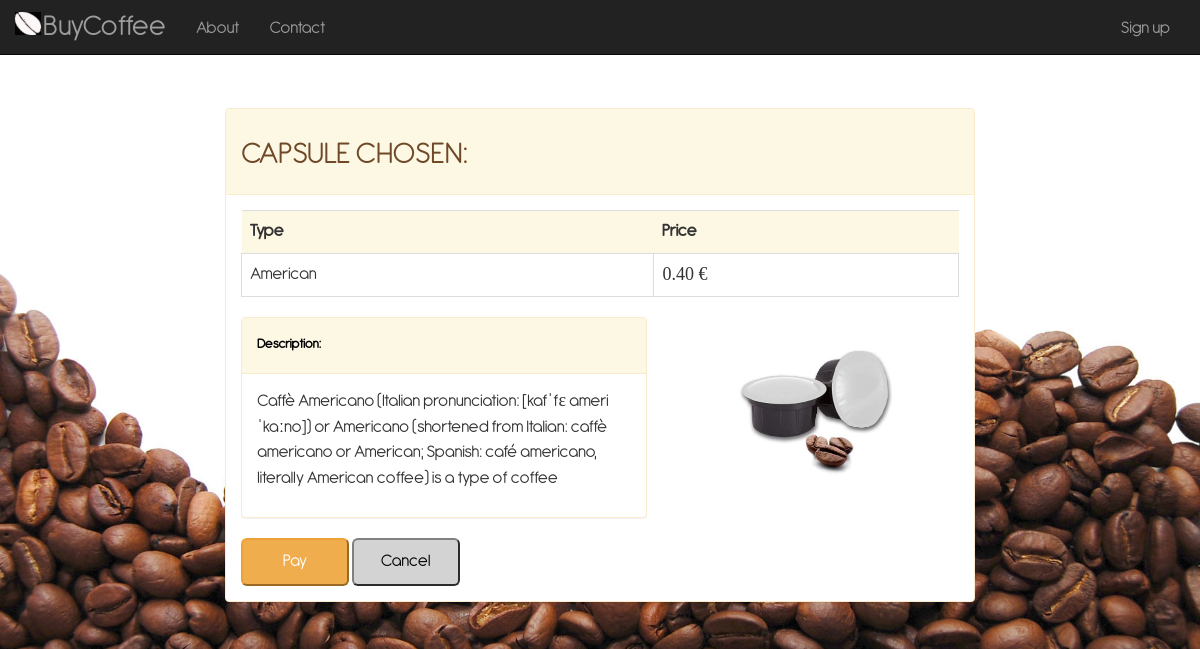
Page /coffee/American/payment/ on the earlier database version.
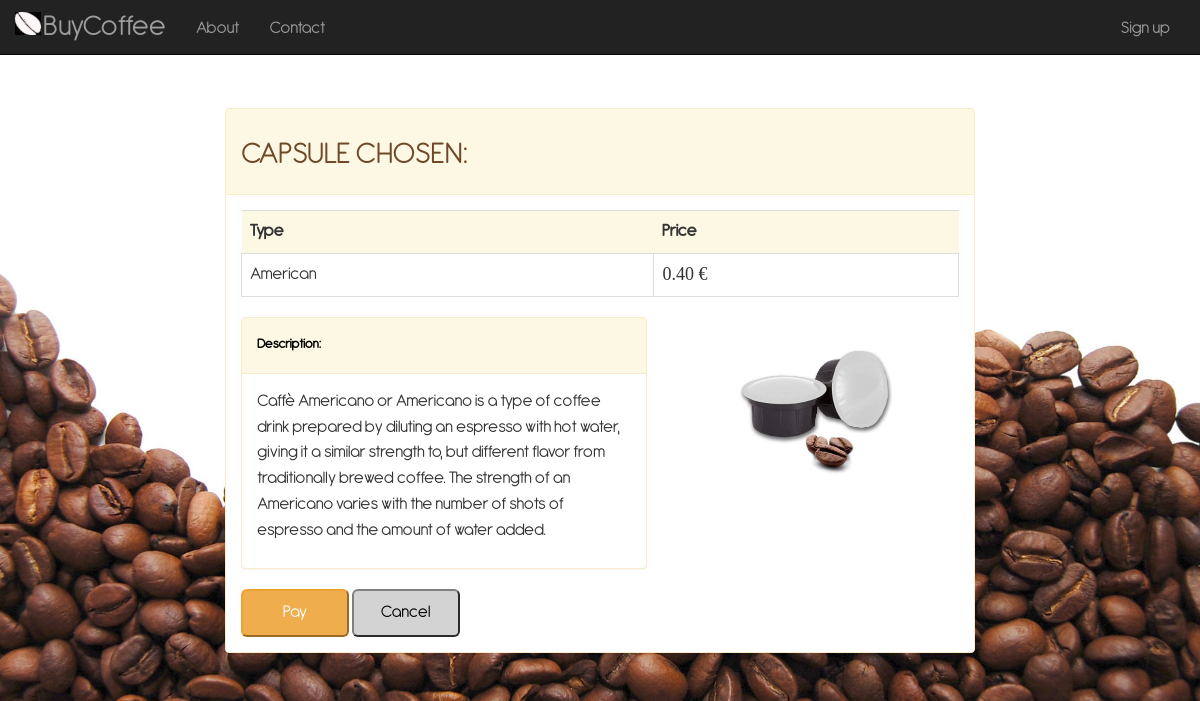
Same page on the later database version.
### coffee/models.py (models this page shows, shortened)
class CoffeeCapsule(models.Model):
    AMERICAN = 'American'
    ARABIC = 'Arabic'
    COFFEE_CHOICES = (
        (AMERICAN, 'American'),
        (ARABIC, 'Arabic'),
    )
    coffeeType = models.CharField('Type', choices=COFFEE_CHOICES, max_length=25)
    additionDate = models.DateTimeField('addition date', default=timezone.now)
    expirationDate = models.DateTimeField('expiration date')
    coffeeDescription = models.TextField('Description', max_length=400, help_text="Insert a brief product description")
    coffeePrice = models.DecimalField('Price', max_digits=4, decimal_places=2, default=0.50)
    coffeeQuantity = models.PositiveSmallIntegerField('Quantity', default=1, editable=True)
    coffeeImage = models.ImageField(blank=True, null=True)
    def __str__(self):
        return str(self.coffeeType)

### coffee/views.py (the view)
# urls.py: path('<str:coffeeType>/payment/', views.payment, name='payment'),
def payment(request, coffeeType):
    capsules = CoffeeCapsule.objects.filter(coffeeType=coffeeType).order_by('additionDate')
    return render(request, 'coffee/payment.html', {'capsule': capsules[0]})

### coffee/templates/coffee/payment.html (shortened to what this page needs)
<!DOCTYPE html>
<html lang="en">
<head>
    {% load static %}
    <link href="{% static '/coffee/css/bootstrap.min.css' %}" rel="stylesheet" type="text/css">
    <link href="{% static '/coffee/css/custom.css' %}" rel="stylesheet">
</head>
<body>
<nav class="navbar navbar-inverse navbar-fixed-top" role="navigation">
        <div class="container">
            <div class="navbar-header">
                <a class="navbar-brand" href="{% url 'index' %}">
                    BuyCoffee
                </a>
            </div>
            <div class="collapse navbar-collapse" id="bs-example-navbar-collapse-1">
                <ul class="nav navbar-nav">
                    <li>
                        <a href="{% url 'about' %}">About</a>
                    </li>
                    <li>
                        <a href="{% url 'contact' %}">Contact</a>
                    </li>
                </ul>
                <ul class="nav navbar-nav navbar-right">
                    <li>
                        <a id="signup" href="{% url 'registration' %}">Sign up</a>
                    </li>
                </ul>
            </div>
        </div>
    </nav>
<form action="{% url 'loginPage' capsule.coffeeType %}" method="post">
    <div class="container-fluid">
        <div class="panel panel-warning">
            <div class="panel-heading">
                <h1>CAPSULE CHOSEN: </h1>
            </div>
            <div id="panel-index-body" class="panel-body">
                <table class="table">
                    <tr class="table-warning">
                        <td class="table-warning"><b>Type</b></td>
                        <td class="table-warning"><b>Price</b></td>
                    </tr>
                    <tr>
                        <td class="table-bordered">{{ capsule }}</td>
                        <td id="paymentPriceId" class="table-bordered">{{ capsule.coffeePrice }} €</td>
                    </tr>
                </table>
                <div class="row">
                    <div class="col-lg-7">
                        <div class="panel panel-warning">
                            <div class="panel-heading"><h5><b><font color="black">Description: </font></b></h5></div>
                            <div class="panel-body"><p>{{ capsule.coffeeDescription }}</p></div>
                        </div>
                    </div>
                    <div class="col-lg-3">
                        {% if capsule.coffeeImage != None %}
                            <img id="image" src="{{ capsule.coffeeImage.url }}" alt="Image of our coffee capsule">
                        {% endif %}
                    </div>
                </div>
                <input type="submit" class="btn-warning btn-lg" name="coffeeType" value="Pay">
                <a class="nounderline" href="{% url 'index' %}">
                    <button type="button" class="btn-secondary btn-lg">
                            Cancel
                    </button>
                </a>
            </div>
        </div>
    </div>
</form>
</body>
</html>

Differences in the rows shown:
changed CoffeeCapsule "American": coffeeDescription "Caffè Americano (Italian pronunciation: [kafˈfɛ ameriˈkaːno]) or Americano (shortened from Italian: caffè americano or American; Spanish: café americano, literally American coffee) is a type of coffee" → "Caffè Americano or Americano is a type of coffee drink prepared by diluting an espresso with hot water, giving it a similar strength to, but different flavor from traditionally brewed coffee. The strength of an Americano varies with the number of shots of espresso and the amount of water added."
